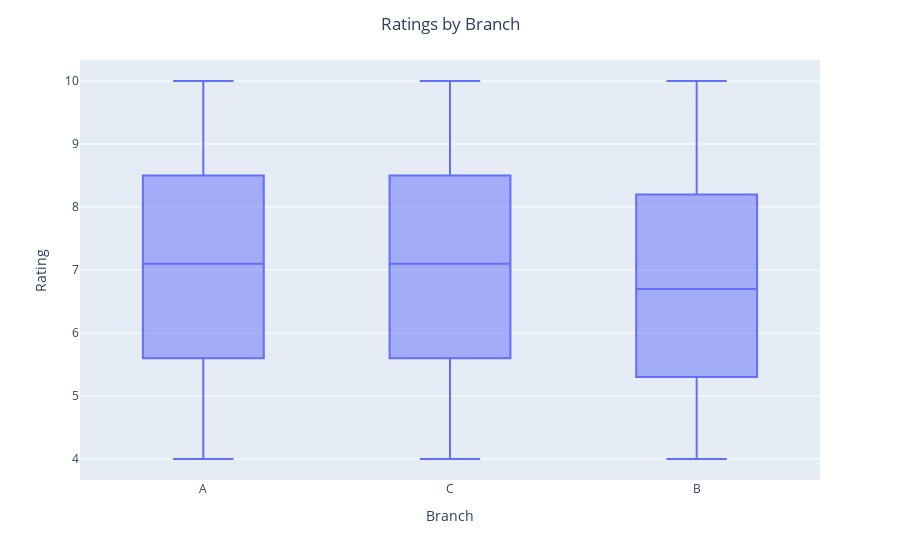

Notebook cell for this chart:
### Code cell
fig = px.box(data, x="Branch", y="Rating")
fig.update_layout(
    title="Ratings by Branch",
    title_x=0.5,  # center the title  
)
fig.show()

### Figure 1 — Plotly figure (JSON) as saved in the notebook; plotly's stock layout.template omitted (floating-point values rounded to 4 significant figures; data arrays with more than 128 entries replaced by an {"elided": "..."} marker saying what was removed)
{"data": [{"alignmentgroup": "True", "hovertemplate": "Branch=%{x}<br>Rating=%{y}<extra></extra>", "legendgroup": "", "marker": {"color": "#636efa"}, "name": "", "notched": false, "offsetgroup": "", "orientation": "v", "showlegend": false, "type": "box", "x": {"elided": "1000 str values"}, "x0": " ", "xaxis": "x", "y": {"elided": "1000 float values"}, "y0": " ", "yaxis": "y"}], "layout": {"autosize": true, "boxmode": "group", "legend": {"tracegroupgap": 0}, "margin": {"t": 60}, "title": {"text": "Ratings by Branch", "x": 0.5}, "xaxis": {"anchor": "y", "autorange": true, "domain": [0, 1], "range": [-0.5, 2.5], "title": {"text": "Branch"}, "type": "category"}, "yaxis": {"anchor": "x", "autorange": true, "domain": [0, 1], "range": [3.667, 10.33], "title": {"text": "Rating"}, "type": "linear"}}}
